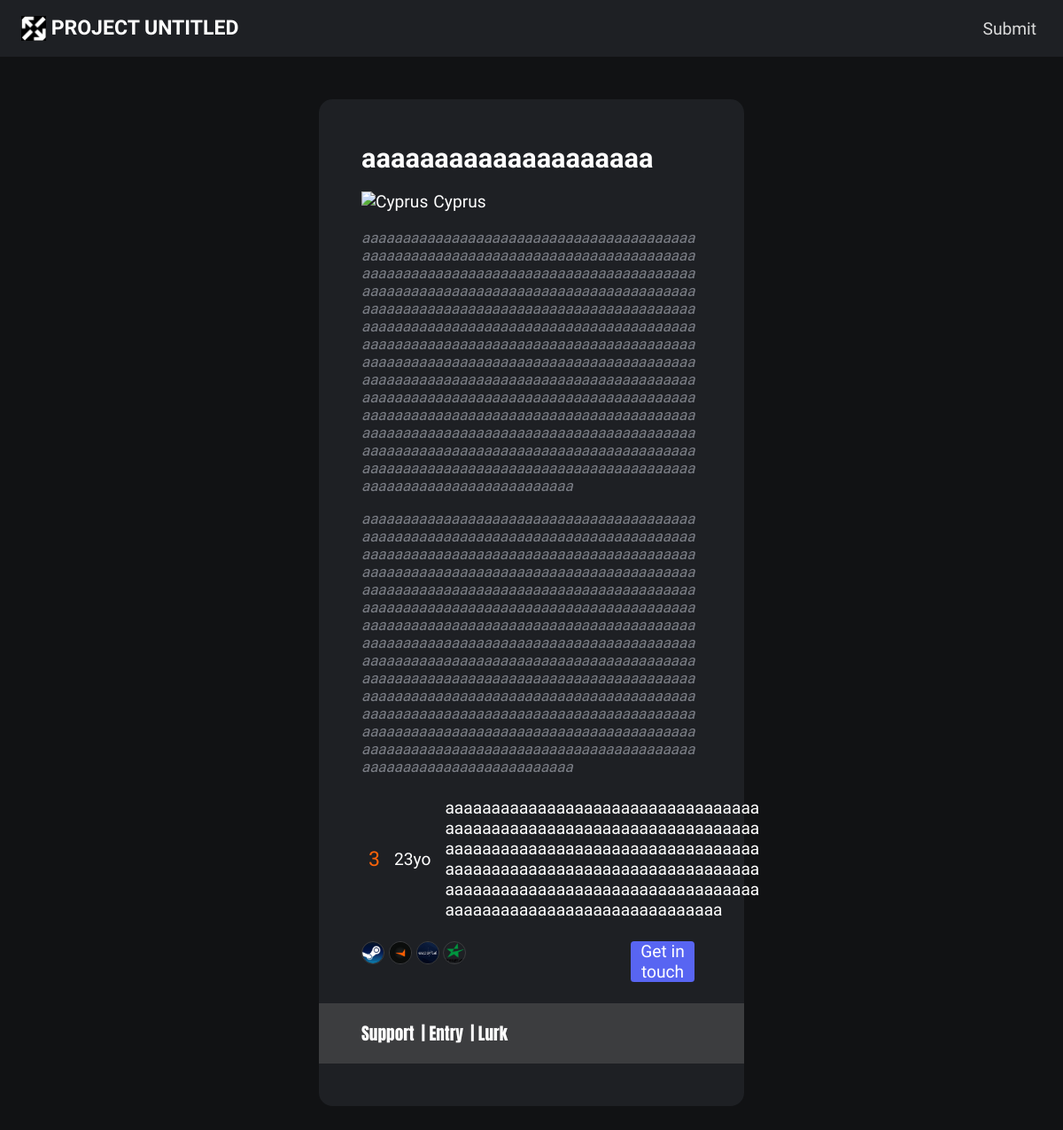
The page /posts/46 on the database as committed earlier.
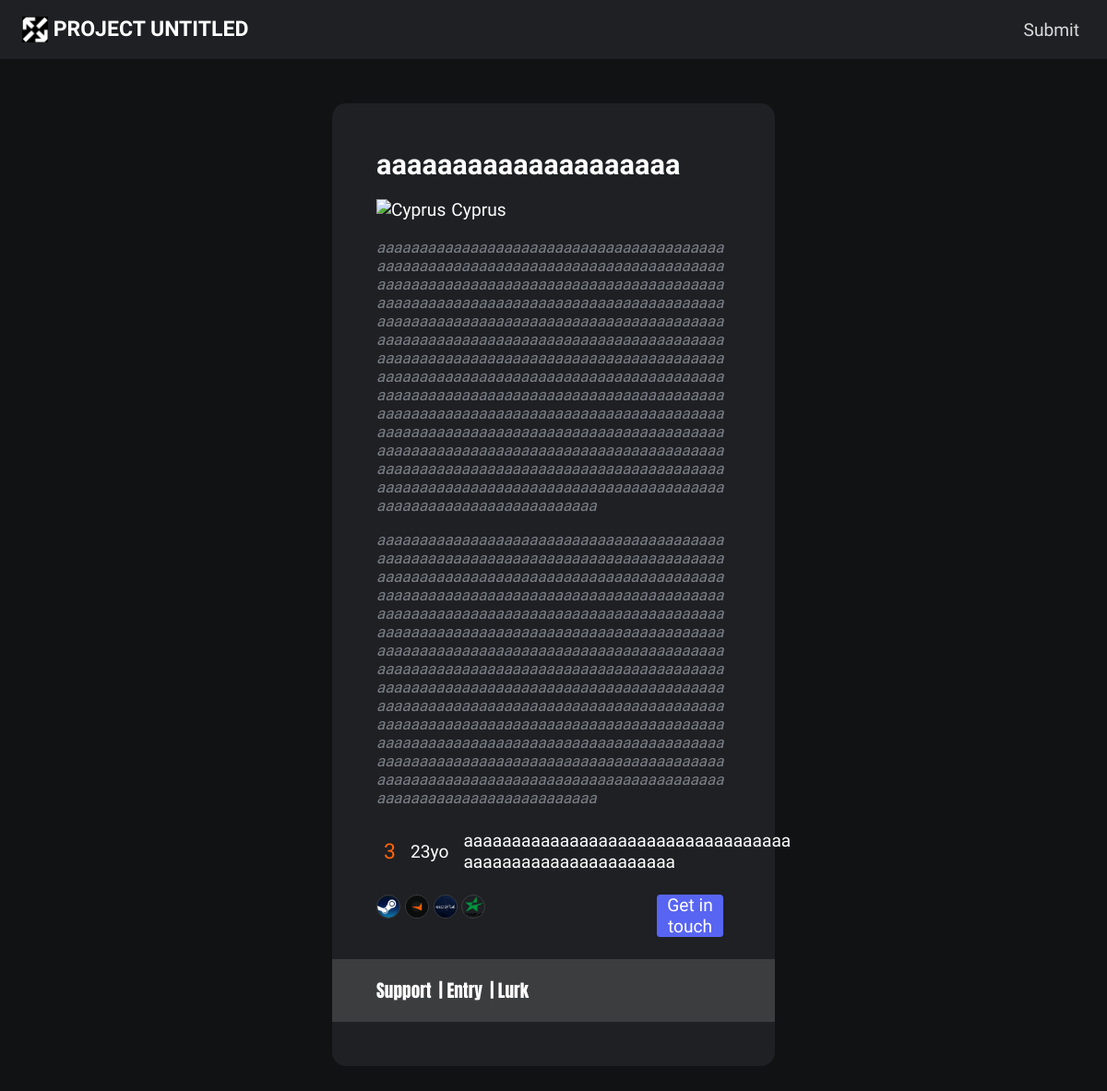
The same page on the database as committed later.
### posts/models.py (models this page shows)
class Post(models.Model):
    role_choices = (('IGL', 'IGL'), ('Lurk', 'Lurk'), ('Support', 'Support'), ('Entry', 'Entry'),
                    ('AWP', 'AWP'), ('Secondary AWP', 'Secondary AWP'))
    tier_choices = (('1', '1'), ('2', '2'), ('3', '3'), ('4', '4'), ('5', '5'), ('6', '6'),
                    ('7', '7'), ('8', '8'), ('9', '9'), ('10', '10'))
    country_choices = (
        ('Albania', 'Albania'),
        ('Andorra', 'Andorra'),
        ('Austria', 'Austria'),
        ('Belarus', 'Belarus'),
        ('Belgium', 'Belgium'),
        ('Bosnia and Herzegovina', 'Bosnia and Herzegovina'),
        ('Bulgaria', 'Bulgaria'),
        ('Croatia', 'Croatia'),
        ('Cyprus', 'Cyprus'),
        ('Czech Republic', 'Czech Republic'),
        ('Denmark', 'Denmark'),
        ('Estonia', 'Estonia'),
        ('Finland', 'Finland'),
        ('France', 'France'),
        ('Germany', 'Germany'),
        ('Greece', 'Greece'),
        ('Hungary', 'Hungary'),
        ('Iceland', 'Iceland'),
        ('Ireland', 'Ireland'),
        ('Italy', 'Italy'),
        ('Kosovo', 'Kosovo'),
        ('Latvia', 'Latvia'),
        ('Liechtenstein', 'Liechtenstein'),
        ('Lithuania', 'Lithuania'),
        ('Luxembourg', 'Luxembourg'),
        ('Malta', 'Malta'),
        ('Moldova', 'Moldova'),
        ('Monaco', 'Monaco'),
        ('Montenegro', 'Montenegro'),
        ('Netherlands', 'Netherlands'),
        ('North Macedonia', 'North Macedonia'),
        ('Norway', 'Norway'),
        ('Poland', 'Poland'),
        ('Portugal', 'Portugal'),
        ('Romania', 'Romania'),
        ('Russia', 'Russia'),
        ('San Marino', 'San Marino'),
        ('Serbia', 'Serbia'),
        ('Slovakia', 'Slovakia'),
        ('Slovenia', 'Slovenia'),
        ('Spain', 'Spain'),
        ('Sweden', 'Sweden'),
        ('Switzerland', 'Switzerland'),
        ('Ukraine', 'Ukraine'),
        ('United Kingdom', 'United Kingdom'),
        ('Vatican City', 'Vatican City')
    )
    name = models.CharField(max_length=20)
    age = models.IntegerField()
    role = models.CharField(max_length=20, choices=role_choices)
    role2 = models.CharField(max_length=20, choices=role_choices, blank=True, null=True)
    role3 = models.CharField(max_length=20, choices=role_choices, blank=True, null=True)
    country = models.CharField(max_length=22, choices=country_choices)
    languages = models.CharField(max_length=56)
    team_experience = models.TextField(max_length=600, blank=True, null=True)
    tournament_experience = models.TextField(max_length=600, blank=True, null=True)
    faceit = models.URLField(max_length=100, blank=True, null=True)
    esportal = models.URLField(max_length=100, blank=True, null=True)
    esea = models.URLField(max_length=100, blank=True, null=True)
    discord = models.CharField(max_length=60)
    steam = models.URLField(max_length=100)
    verified = models.BooleanField(default=False)
    tier = models.CharField(max_length=20, choices=tier_choices, null=True, blank=True)

### posts/views.py (the view)
# urls.py: path('<int:pk>', views.details, name="details"),
def details(request, pk):
    current_user = request.user
    post = Post.objects.get(pk=pk)
    context = {"post": post,
               "user": current_user}
    return render(request, template_name="details.html", context=context)

### posts/templates/details.html (shortened to what this page needs)
{% extends 'base.html' %}
{% load static %}
{% block headers %}
<link rel="stylesheet" href="{% static 'css/details.css' %}">
{% endblock headers %}
{% block content %}
    <div class="container">
        <div class="card">
            <div class="name_div">{{post.name}}</div>
            <div class="country_div">
                <p class="flag"><img id="flag"></p>
                <p id="country">{{post.country}}</p>
            </div>
            <div class="experience_div">
                <p>{{post.team_experience}}</p>
                <p>{{post.tournament_experience}}</p>
            </div>
            <div class="more_info_div">
                <p class="tier tier-{{post.tier}}">{{post.tier}}</p>
                <p>{{post.age}}yo</p>
                <p>{{post.languages}}</p>
            </div>
            <div class="socials_div">
                <div>
                    <a href="{{post.steam}}" target="_blank"><img src="{% static 'images/steam.png' %}"></a>
                    {% if post.faceit %}
                        <a href="{{post.faceit}}" target="_blank"><img src="{% static 'images/faceit.png' %}"></a>
                    {% endif %}
                    {% if post.esportal %}
                        <a href="{{post.esportal}}" target="_blank"><img src="{% static 'images/esportal.jpg' %}"></a>
                    {% endif %}
                    {% if post.esea %}
                        <a href="{{post.esea}}" target="_blank"><img src="{% static 'images/esea.png' %}"></a>
                    {% endif %}
                </div>
                <div class="discord_div"><button id='discord' data-discord="{{post.discord}}" title="{{post.discord}}" onclick="copy_discord()">Get in touch</button></div>
            </div>
            <div class="roles_div">
                <p id="role">{{post.role}} </p>
                {% if post.role2 %}
                    <p> | {{post.role2}} </p>
                {% endif %}
                {% if post.role3 %}
                    <p> | {{post.role3}}</p>
                {% endif %}
            </div>
        </div>
    </div>
{% endblock %}

Rows that differ between the two databases and show on the page:
changed Post "aaaaaaaaaaaaaaaaaaaa": languages "aaaaaaaaaaaaaaaaaaaaaaaaaaaaaaaaaaaaaaaaaaaaaaaaaaaaaaaaaaaaaaaaaaaaaaaaaaaaaaaaaaaaaaaaaaaaaaaaaaaaaaaaaaaaaaaaaaaaaaaaaaaaaaaaaaaaaaaaaaaaaaaaaaaaaaaaaaaaaaaaaaaaaaaaaaaaaaaaaaaaaaaaaaaaaaaaaaaaaaaa" → "aaaaaaaaaaaaaaaaaaaaaaaaaaaaaaaaaaaaaaaaaaaaaaaaaaaaaaaa"
